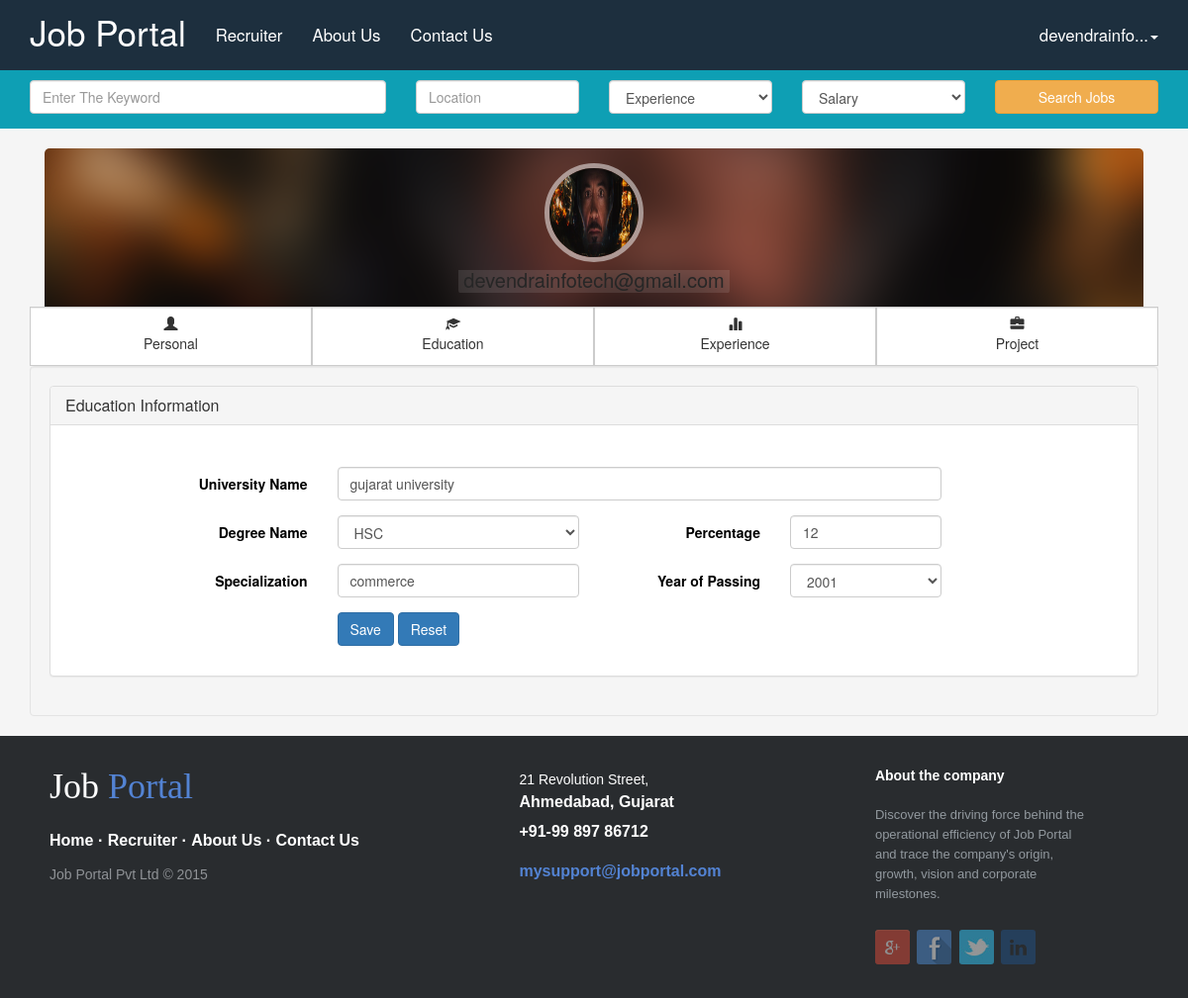
Page /user_edit_education.php?id=15&mode=E (signed in) on the committed database.
### tables this page shows
CREATE TABLE IF NOT EXISTS `tbljobseekermst` (
`jobseeker_id` int(5) NOT NULL,
  `create_date` date NOT NULL,
  `username` varchar(30) NOT NULL COMMENT 'username',
  `user_password` varchar(30) NOT NULL,
  `firstname` varchar(30) NOT NULL,
  `lastname` varchar(30) NOT NULL,
  `Mobileno` bigint(12) NOT NULL,
  `emailid` varchar(30) NOT NULL,
  `dateofbirth` date NOT NULL,
  `resume_headline` varchar(200) NOT NULL,
  `cityid` int(11) NOT NULL,
  `totalexpyear` smallint(6) NOT NULL,
  `functional_area` int(11) NOT NULL COMMENT 'Or Industry ',
  `key_skill` varchar(50) NOT NULL,
  `role` varchar(30) NOT NULL,
  `user_state` varchar(40) NOT NULL,
  `user_city` varchar(30) NOT NULL,
  `profile_summary` varchar(400) NOT NULL,
  `Gender` char(1) NOT NULL,
  `contact_id` int(7) NOT NULL,
  `sec_que` varchar(100) NOT NULL,
  `sec_ans` varchar(50) NOT NULL,
  `photopath` varchar(100) NOT NULL,
  `address` varchar(50) NOT NULL,
  `pincode` varchar(6) NOT NULL
);

CREATE TABLE IF NOT EXISTS `tbl_job_seeker_edu_details` (
`autoid` int(5) NOT NULL,
  `Degree` int(11) NOT NULL COMMENT 'Basic/Graduation/post graduation',
  `specialization` varchar(20) NOT NULL,
  `board_name` varchar(30) NOT NULL COMMENT 'Board/ universityname',
  `passing_year` char(4) NOT NULL,
  `jobseekerid` int(5) NOT NULL,
  `Percentage` float NOT NULL
);

### userSession.php (called while the page is built, shortened)
<?php
include_once './Development/commonfiles/connection.php';
if(isset($_SESSION['login_user'])){
$usercheck = $_SESSION['login_user'];
$session_query = "SELECT * FROM `tbljobseekermst` WHERE `username` = '$usercheck'";
$session_result = mysqli_query($conn, $session_query);
$session_row = mysqli_fetch_assoc($session_result);
$login_session = $session_row['username'];
$login_id = $session_row['jobseeker_id'];
}
?>

### user_edit_education.php (the view, shortened to what this page needs)
<?php
	include_once 'userSession.php';
    include_once './Development/commonfiles/general_function.php';
?>
<?php
	include_once './Development/commonfiles/header.php';
	include_once './Development/commonfiles/searchbar.php';
    include_once 'user_profile_tab.php';
?>
<?php
    $mode=$_GET['mode'];
    if(isset($_GET['id'])!=null )
    {
        $autoid=$_GET['id'];
        $query1= "SELECT * FROM `tbl_job_seeker_edu_details` WHERE `autoid` = '$autoid'";
        $result1 = mysqli_query($conn, $query1);
        $row1= mysqli_fetch_assoc($result1);
    }
?>
<div class="container">
<div class="well">
      <div class="tab-content">
        <div class="tab-pane fade in active" id="tab1">
            <div class="panel-group" id="accordion">
                <div class="panel panel-default">
                    <div class="panel-heading">
                        <h3 class="panel-title">
                            <a data-toggle="collapse" data-parent="#accordion"      href="#collapseOne">
                            Education Information</a>
                        </H3>
                    </div>
            <div id="collapseOne" class="panel-collapse collapse in">
            <div class="panel-body">
<form id="defaultForm" class="form-horizontal fv-form fv-form-bootstrap" novalidate="novalidate" method="post" action="userEditProfileVerify.php">
			<div class="form-group">
				<label class="col-xs-12 control-label" ><br></label>
                <label class="col-sm-3 control-label" for="txtUniversity">University Name</label>
                <div class="col-md-7">
                <input data-fv-notempty-message="The University name is required and cannot be empty" id="txtUniversity" type="text" name="userUniversity" placeholder="Enter University / Institute Name	" class="form-control" required="" value="<?php if ($mode=='N'){echo "";}else{echo $row1['board_name'];} ?>"  >
                </div>
              </div>
         <div class="form-group">
			  <label class="col-md-3 control-label" for="drpDegree">Degree Name</label>
			  <div class="col-md-3">
                 <?php
                    $query2= "SELECT * FROM `tbl_list_mst` WHERE `type`= 'Degree'";
                    $result2 = mysqli_query($conn,$query2);
                    echo "<select name='userDegree' class='form-control'  required=''>";
                   $selectedid2=$row1['Degree'];
                    while($re2=$result2->fetch_assoc())
                    {
                        $dropid2=$re2['autoid'];
                        $value2=$re2['Value'];
                        if($selectedid2==$dropid2)
                        echo'<option value="'.$dropid2.'" selected="selected">'.$value2.'</option>';
                           else
                         echo '<option value="'.$dropid2.'" >'.$value2.'</option>';
                    }
                    echo"</select>";
                ?>
				</div>
            <label class="col-sm-2 control-label" for="txtPercentage">Percentage </label>
			  <div class="col-sm-2">
				<input data-fv-notempty-message="The Percentage is required and cannot be empty" id="txtPercentage" type="text" name="userPercentage" placeholder="Enter Percentage" class="form-control" required="" value="<?php
if ($mode=='N'){echo "";}else{echo $row1['Percentage'];} ?>" >
                  </div>
        </div>
        <div class="form-group">
			  	<label class="col-sm-3 control-label" for="txtSpecialization">Specialization</label>
			  <div class="col-sm-3">
                  <input data-fv-notempty-message="The Specialization is required and cannot be empty" id="txtSpecialization" type="text" name="userSpecialization" placeholder="Enter Specialization" class="form-control" required="" value="<?php if ($mode=='N'){echo "";}else{ echo $row1['specialization'];} ?>">
				</div>
                 <label class="col-md-2 control-label" for="txtPassingYear">Year of Passing</label>
			  <div class="col-md-2">
                <?php
                    $query3= "SELECT * FROM `tbl_list_mst` WHERE `type`= 'Year' order by `Value` desc";
                    $result3 = mysqli_query($conn,$query3);
                    echo "<select id='drpPassingYear' name='userPassingYear' class='form-control'>";
                    $selectedid3=$row1['passing_year'];
                    while($re3=$result3->fetch_assoc())
                    {
                          $dropid3=$re3['autoid'];
                        $value3=$re3['Value'];
                        if($selectedid3==$dropid3)
                        echo'<option value="'.$dropid3.'" selected="selected">'.$value3.'</option>';
                           else
                         echo '<option value="'.$dropid3.'" >'.$value3.'</option>';
                    }
                    echo"</select>";
                ?>
				</div>
        </div>
			<div class="form-group">
			  <label class="col-md-3 control-label" for="btnsave1"></label>
			  <div class="col-md-8">
				<button id="btnsave1" name="userEducationSaveButton" type="submit"	class="btn btn-primary">Save</button>
				<button id="btnclear1" name="btnNext1" type="reset"	 herf="#tab3" class="btn btn-primary">Reset</button>
			  </div>
			</div>
			</form>
        </div>
                    </div>
                </div>
            </div>
          </div>
    </div>
</div>
</div>
    <?php
    include_once './Development/commonfiles/footer.php';
    ?>

### Development/commonfiles/header_right_with_login.php (shortened to what this page needs)
<ul class="nav navbar-nav navbar-right">
     <li class="dropdown">
              <a href="#" class="dropdown-toggle" data-toggle="dropdown" role="button" aria-haspopup="true" aria-expanded="false"><?php echo mb_strimwidth($login_session,0,15,"...") ?><span class="caret"></span></a>
            </li>
          </ul>

### user_profile_tab.php (shortened to what this page needs)
<?php
	include_once 'userSession.php';
    include_once 'Development/commonfiles/general_function.php';
?>
<?php
	include_once './Development/commonfiles/header.php';
?>
<head>
	<link rel="stylesheet" href="./Design/manual/css/userprofile.css" />
</head>
<?php
	$query="select `photopath` from tbljobseekermst where jobseeker_id = '$login_id'";
	$image = "";
	$result = mysqli_query($conn,$query);
	while($row = mysqli_fetch_assoc($result)){
		$image = $row['photopath'];
	}
?>
<div class="container">
<div class="col-lg-12 col-sm-12">
    <div class="card hovercard">
        <div class="card-background">
        </div>
        <div class="useravatar">
            <img id="change-image" alt="" src="<?php echo $image ?>">
        </div>
        <div class="card-info"> <span class="card-title"><?php echo $login_session; ?></span>
        </div>
    </div>
 </div>
   <div class="btn-pref btn-group btn-group-justified btn-group-lg"  aria-label="...">
        <div class="btn-group" >
             <a class="btn btn-default form-control" style="height: 60px" href="user_profile.php">
            	<span class="glyphicon glyphicon-user" aria-hidden="true"></span>
                <div class="hidden-xs">Personal</div></a>
        </div>
        <div class="btn-group">
            <a class="btn btn-default form-control"  style="height: 60px" href="user_Education.php">
            	<span class="glyphicon glyphicon-education" aria-hidden="true"></span>
              <div class="hidden-xs">Education</div> </a>
        </div>
        <div class="btn-group">
            <a class="btn btn-default form-control"  style="height: 60px" href="user_Experience.php">
            	<span class="glyphicon glyphicon-stats" aria-hidden="true"></span>
              <div class="hidden-xs">Experience</div> </a>
        </div>
       <div class="btn-group">
            <a class="btn btn-default form-control"  style="height: 60px" href="user_Project.php">
            	<span class="glyphicon glyphicon-briefcase" aria-hidden="true"></span>
              <div class="hidden-xs">Project</div> </a>
        </div>
	</div>
</div>

### Design/manual/css/style.css (style rules this page uses)
body { color:#000; background-color:#F5F5F5; }

### Design/manual/css/userprofile.css (style rules this page uses)
.card { margin-top: 20px; padding: 30px; background-color: rgba(214, 224, 226, 0.2); -webkit-border-top-left-radius:5px; -moz-border-top-left-radius:5px; border-top-left-radius:5px; -webkit-border-top-right-radius:5px; -moz-border-top-right-radius:5px; border-top-right-radius:5px; -webkit-box-sizing: border-box; -moz-box-sizing: border-box; box-sizing: border-box; }
.card.hovercard { position: relative; padding-top: 0; overflow: hidden; text-align: center; background-color: #fff; background-color: rgba(255, 255, 255, 1); }
.card.hovercard .card-background { height: 130px; }
.card.hovercard .useravatar { position: absolute; top: 15px; left: 0; right: 0; }
.card.hovercard .useravatar img { width: 100px; height: 100px; max-width: 100px; max-height: 100px; -webkit-border-radius: 50%; -moz-border-radius: 50%; border-radius: 50%; border: 5px solid rgba(255, 255, 255, 0.5); }
.card.hovercard .card-info { position: absolute; bottom: 14px; left: 0; right: 0; }
.card.hovercard .card-info .card-title { padding:0 5px; font-size: 20px; line-height: 1; color: #262626; background-color: rgba(255, 255, 255, 0.1); -webkit-border-radius: 4px; -moz-border-radius: 4px; border-radius: 4px; }
.card.hovercard .card-info { overflow: hidden; font-size: 12px; line-height: 20px; color: #737373; text-overflow: ellipsis; }
.btn-pref .btn { -webkit-border-radius:0 !important; }

### rows in the picture
tbljobseekermst: username "devendrainfo...", photopath (picture), username "devendrainfotech@gmail.com"
tbl_job_seeker_edu_details: userUniversity "gujarat university", userPercentage "12", userSpecialization "commerce"

### other values in the picture
form field userDegree "HSC"
form field userPassingYear "2001"
